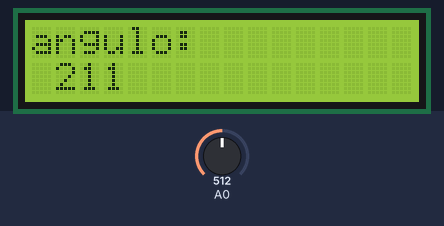
The sketch below on a simulated Arduino Uno, built with avr-gcc and run on an emulated ATmega328P. Parts: 16×2 character LCD. Inputs (shaded band) come from the test bench; at power-on: A0 = 512. What the sketch prints to the serial monitor is not drawn.

Above: at 1.2 s.
1.3 s: A0 set to 716
At 2.8 s:
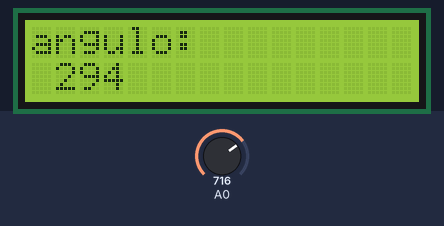
5.4 s: A0 set to 900
At 6.8 s:
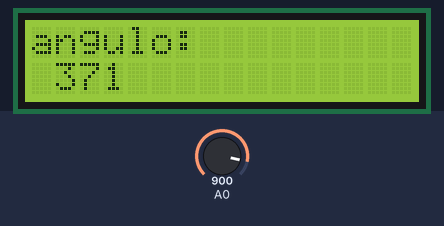
8.5 s: A0 set to 1023
At 9.9 s:
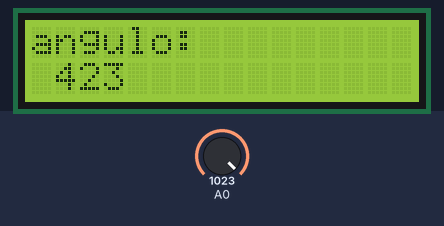
Timing chart, 0 to 11.5 s (numbered marks = the images above; inputs shaded):
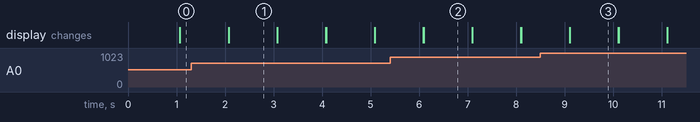

Measured:
- after the input at 1.3 s, the display: first differs from a run without the input after 0.77 s (image 1)
- after the input at 5.4 s, the display: first differs from a run without the input after 0.69 s (image 2)
- after the input at 8.5 s, the display: first differs from a run without the input after 0.60 s (image 3)
- what the display in image 1 shows lasts 1.0 s, from 2.1 s to 3.1 s

The sketch:

MedidorAngular.ino
```cpp
#include <LiquidCrystal.h>
const int rs = 12, en = 11, d4 = 5, d5 = 4, d6 = 3, d7 = 2;
LiquidCrystal lcd(rs, en, d4, d5, d6, d7);
float valor = 0;
float angulo = 0;
int angulogrados = 0;

void setup() {
  lcd.begin(16, 2);
  Serial.begin(9600);
}
void loop() {
  valor = analogRead(A0);
  angulo = valor*100/663;
  angulogrados = map(angulo, 0, 100, 0, 275);
  lcd.print("angulo:");
  lcd.setCursor(1, 1);
  lcd.print(angulogrados);
  Serial.print(valor);
  Serial.print(";");
  delay(1000);
  lcd.clear();

}
```
